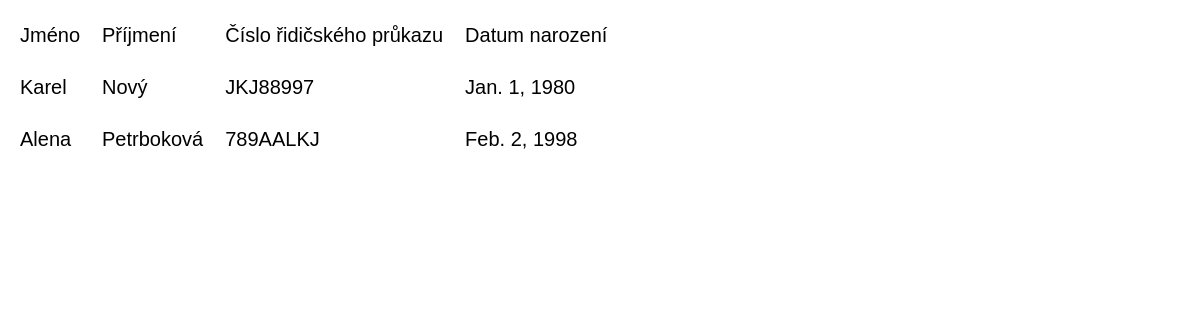
Page /katalog/zakaznik/ on the committed database.
### katalog/models.py (models this page shows, shortened)
class Zakaznik(models.Model):
  typy_programu = (
    ("B", "Běžný zákazník"),
    ("Z", "Zlatý program"),
    ("P", "Platinový program"),
  )
  jmeno = models.CharField(max_length=100)
  prijmeni = models.CharField(max_length=100)
  ridicak = models.CharField(max_length=100)
  datum_narozeni = models.DateField()
  program = models.CharField(max_length=1, choices=typy_programu, null=True)

### katalog/views.py (the view)
# urls.py: path("zakaznik/", views.ZakaznikView.as_view(), name="zakaznik")
class ZakaznikView(ListView):
  model = models.Zakaznik
  template_name = "katalog/zakaznik_list.html"

### templates/katalog/zakaznik_list.html (shortened to what this page needs)
<!DOCTYPE html>
<html lang="cs">
<head>
</head>
<body>
{% block content %}
    <table>
        <tr>
            <td>Jméno</td>
            <td>Příjmení</td>
            <td>Číslo řidičského průkazu</td>
            <td>Datum narození</td>
        </tr>
        {% for zaznam in object_list %}
        <tr>
            <td>{{zaznam.jmeno}}</td>
            <td>{{zaznam.prijmeni}}</td>
            <td>{{zaznam.ridicak}}</td>
            <td>{{zaznam.datum_narozeni}}</td>
        </tr>
        {% endfor %}
    </table>
{% endblock %}
</body>
</html>

### templates/katalog/zakaznik_list.html (style rules this page uses)
body { color: black; font-family: Arial, Helvetica, sans-serif; font-size: 20px; line-height: 1.5; }
tr, td { padding: 10px; border-spacing:3; }

### rows in the picture
Zakaznik: jmeno "Karel", prijmeni "Nový", ridicak "JKJ88997", datum_narozeni "Jan. 1, 1980"
Zakaznik: jmeno "Alena", prijmeni "Petrboková", ridicak "789AALKJ", datum_narozeni "Feb. 2, 1998"
